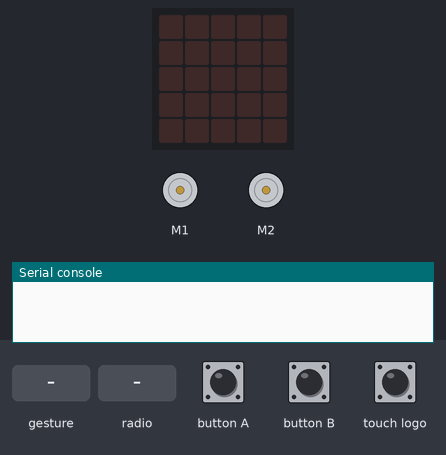
Recording of a program running on a simulated BBC micro:bit (MakeCode). On the bench: the board's 5×5 LED display, 2 × DC motor (green arrow = forward, orange = backward, longer = faster), the last lines printed to the serial console. The inputs (shaded band) are chosen by the test bench. No radio messages arrive unless stated (any console line starting 'radio sent:' is added by the test bench); a tilt is held for 1.5 s and a shake lasts 1 s, then the board lies face up again.

Above: at 1.2 s.
1.3 s: button A pressed for 0.15 s
At 1.8 s:
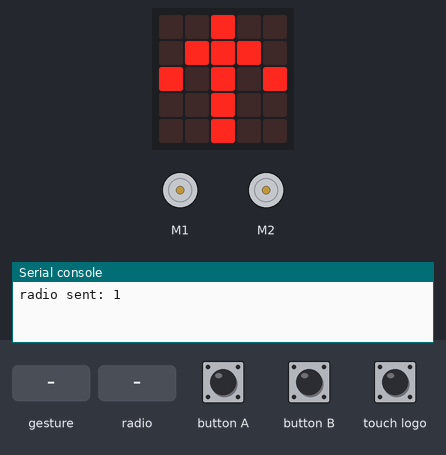
2.9 s: button B pressed for 0.15 s
At 3.3 s:
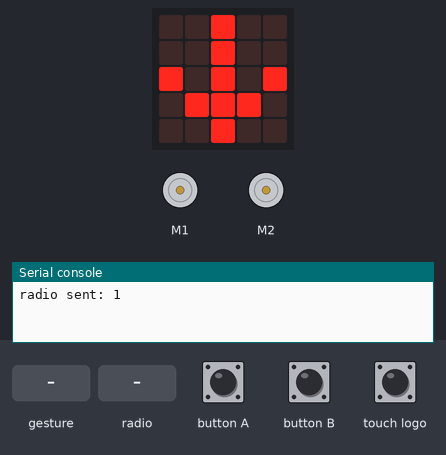
4.5 s: touch logo pressed for 0.15 s
At 5.3 s:
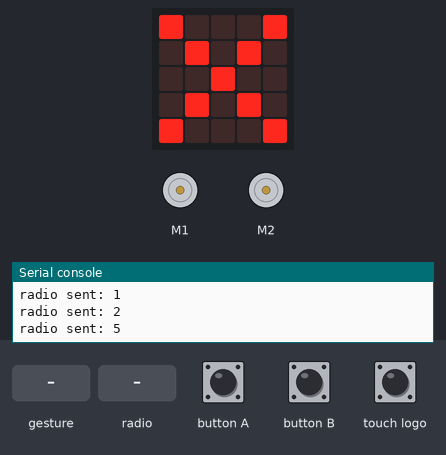
6.1 s: gesture 'tilt left'
At 6.9 s:
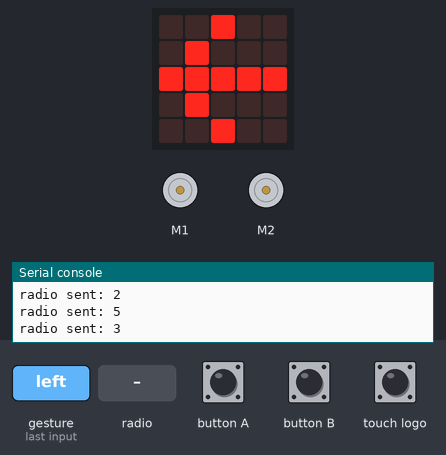
7.7 s: gesture 'tilt right'
At 8.8 s:
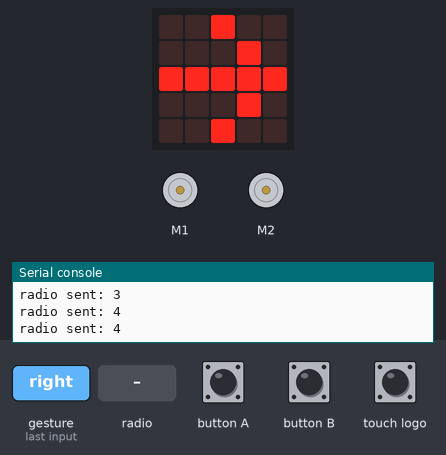
9.3 s: radio message "1" arrives
At 10.0 s:
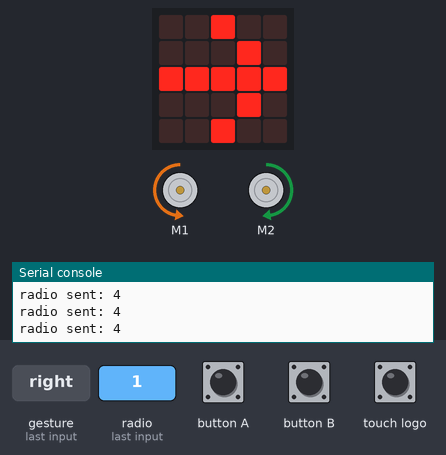
Timing chart, 0 to 11.8 s (numbered marks = the images above; inputs shaded):
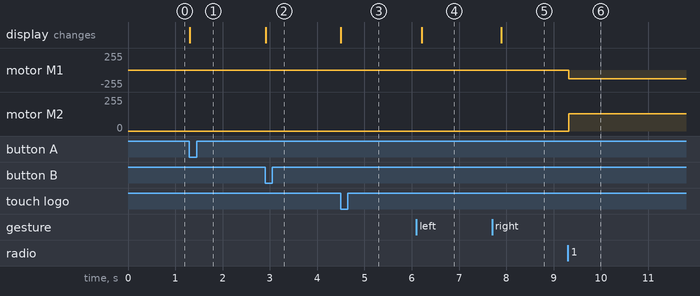

The program:

main.ts
```typescript
radio.onReceivedNumber(function (receivedNumber) {
    if (receivedNumber == 1) {
        Kitronik_Robotics_Board.motorOn(Kitronik_Robotics_Board.Motors.Motor1, Kitronik_Robotics_Board.MotorDirection.Reverse, 50)
        Kitronik_Robotics_Board.motorOn(Kitronik_Robotics_Board.Motors.Motor2, Kitronik_Robotics_Board.MotorDirection.Forward, 50)
    } else if (receivedNumber == 2) {
        Kitronik_Robotics_Board.motorOn(Kitronik_Robotics_Board.Motors.Motor1, Kitronik_Robotics_Board.MotorDirection.Forward, 50)
        Kitronik_Robotics_Board.motorOn(Kitronik_Robotics_Board.Motors.Motor2, Kitronik_Robotics_Board.MotorDirection.Reverse, 50)
    } else if (receivedNumber == 3) {
        Kitronik_Robotics_Board.motorOn(Kitronik_Robotics_Board.Motors.Motor1, Kitronik_Robotics_Board.MotorDirection.Forward, 30)
        Kitronik_Robotics_Board.motorOn(Kitronik_Robotics_Board.Motors.Motor2, Kitronik_Robotics_Board.MotorDirection.Forward, 30)
    } else if (receivedNumber == 4) {
        Kitronik_Robotics_Board.motorOn(Kitronik_Robotics_Board.Motors.Motor1, Kitronik_Robotics_Board.MotorDirection.Reverse, 30)
        Kitronik_Robotics_Board.motorOn(Kitronik_Robotics_Board.Motors.Motor2, Kitronik_Robotics_Board.MotorDirection.Reverse, 30)
    } else if (receivedNumber == 5) {
        Kitronik_Robotics_Board.motorOff(Kitronik_Robotics_Board.Motors.Motor1)
        Kitronik_Robotics_Board.motorOff(Kitronik_Robotics_Board.Motors.Motor2)
    }
})
radio.setGroup(177)
basic.forever(function () {
    if (input.buttonIsPressed(Button.A)) {
        basic.showLeds(`
            . . # . .
            . # # # .
            # . # . #
            . . # . .
            . . # . .
            `)
        radio.sendNumber(1)
    } else if (input.buttonIsPressed(Button.B)) {
        basic.showLeds(`
            . . # . .
            . . # . .
            # . # . #
            . # # # .
            . . # . .
            `)
        radio.sendNumber(2)
    } else if (input.isGesture(Gesture.TiltLeft)) {
        basic.showLeds(`
            . . # . .
            . # . . .
            # # # # #
            . # . . .
            . . # . .
            `)
        radio.sendNumber(3)
    } else if (input.isGesture(Gesture.TiltRight)) {
        basic.showLeds(`
            . . # . .
            . . . # .
            # # # # #
            . . . # .
            . . # . .
            `)
        radio.sendNumber(4)
    } else if (input.logoIsPressed()) {
        basic.showLeds(`
            # . . . #
            . # . # .
            . . # . .
            . # . # .
            # . . . #
            `)
        radio.sendNumber(5)
    }
})
```

test.ts
```typescript
// testit kuuluvat tänne; tätä ei koota, kun tätä pakettia käytetään laajennuksena.
```

Measured:
- after the input at 1.3 s, the display: changes at once (image 1)
- after the input at 2.9 s, the display: changes at once (image 2)
- after the input at 4.5 s, the display: changes at once (image 3)
- after the input at 6.1 s, the display: changes after 0.11 s (image 4)
- after the input at 7.7 s, the display: changes after 0.20 s (image 5)
- after the input at 9.3 s, motor M1: stopped → backward 128/255 at once; motor M2: stopped → forward 128/255 at once
